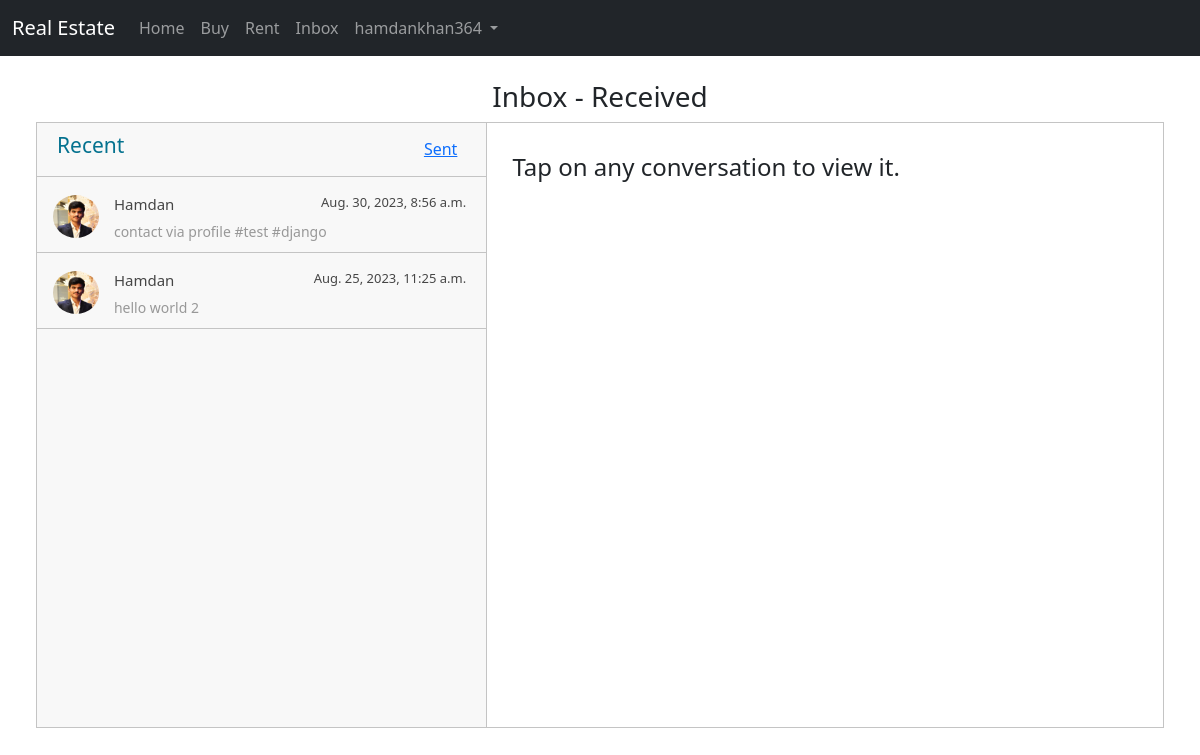
The page /social/ (signed in) on the database as committed earlier.
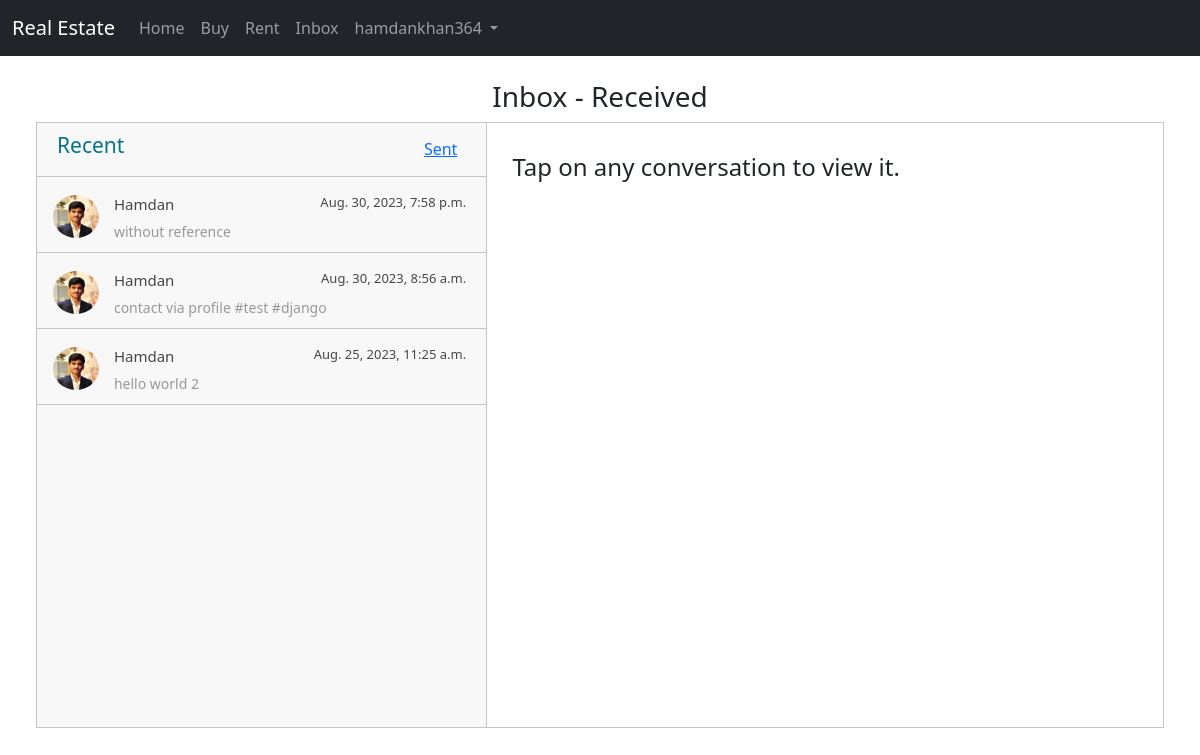
The same page on the database as committed later.
### users/models.py (models this page shows, shortened)
class CustomUser(AbstractUser):
    Gender_choices = [
        ('M', 'Male'),
        ('F', 'Female'),
    ]
    gender = models.CharField(
        max_length=1, choices=Gender_choices, null=True, blank=True)

class Profile(models.Model):
    user = models.OneToOneField(CustomUser, on_delete=models.CASCADE)
    first_name = models.CharField(max_length=100, blank=True)
    last_name = models.CharField(max_length=100, blank=True)
    contact_number = models.CharField(max_length=20, blank=True,)
    city = models.CharField(max_length=100, blank=True)
    profile_pic = models.ImageField(upload_to=profile_pic_path, blank=True,)
    description = models.CharField(max_length=500, null=True, blank=True)

### social/models.py (models this page shows, shortened)
class Message(models.Model):
    sender = models.ForeignKey(
        CustomUser, on_delete=models.CASCADE, related_name="sender_messages", blank=True, null=True)
    receiver = models.ForeignKey(
        CustomUser, on_delete=models.CASCADE, related_name="reciever_messages", blank=True, null=True)
    sender_name = models.CharField(max_length=200, blank=True, null=True)
    sender_email = models.EmailField(blank=True, null=True)
    sender_number = models.CharField(max_length=15, blank=True, null=True)
    message_text = models.TextField(blank=True, null=True)
    property = models.ForeignKey(Property, on_delete=models.CASCADE,
                                 related_name="property_messages", blank=True, null=True)
    sent_at = models.DateTimeField(
        default=timezone.now)

### social/views.py (the view)
# urls.py: path('', InboxView, name="inbox"),  # by default received msgs will show
@login_required
def InboxView(request):
    msgs = Message.objects.filter(receiver=request.user).order_by("-sent_at")
    all_users = [i.sender for i in msgs]
    print(all_users)
    context = {
        'chats': all_users,
        'msgs': msgs,
    }
    return render(request, 'social/inbox.html', context)

### social/templates/social/inbox.html (shortened to what this page needs)
{% extends 'market/base.html' %}
{% load static %}
{% block additional_css %}
    <link rel="stylesheet" href="{% static 'css/messages.css' %}">
{% endblock %}
{% block content %}
<main>
    <div class="container">
        <h3 class=" text-center">Inbox - {% if is_sent %}Sent{% else %}Received{% endif %}
        </h3>
        <div class="messaging">
            <div class="inbox_msg">
                <div class="inbox_people">
                    <div class="headind_srch">
                        <div class="recent_heading">
                            <h4>Recent</h4>
                            {% if is_sent %}
                                <a href="{% url 'social:inbox' %}">Received</a>
                            {% else %}
                                <a href="{% url 'social:inbox_sent_redirect' %}">Sent</a>
                            {% endif %}
                        </div>
                    </div>
                    <div class="inbox_chat">
                        {% for msg in msgs  %}
                            {% if is_sent %}
                                <a href="{% url 'social:inbox_sent' msg.id %}">
                            {% else %}
                                <a href="{% url 'social:inbox_received' msg.id %}">
                            {% endif %}
                                    <div class="chat_list {% if msg.id == msg_data.id %}active_chat{% endif %}">
                                        <div class="chat_people">
                                            <div class="chat_img" style="border-radius: 50%;
                                            overflow: hidden;"> <img src="{% if msg.sender.profile.profile_pic %}{{ msg.sender.profile.profile_pic.url }}{% else %}https://static.vecteezy.com/system/resources/previews/014/554/760/original/man-profile-negative-photo-anonymous-silhouette-human-head-businessman-worker-support-illustration-vector.jpg{% endif %}" alt="sunil"> </div>
                                            <div class="chat_ib">
                                                <h5>{{ msg.sender_name }}<span class="chat_date">{{msg.sent_at}}</span></h5>
                                                <p>{{ msg.message_text|slice:":40"|default:'' }}{% if msg.message_text|length > 40 %}...{% endif %}</p>
                                            </div>
                                        </div>
                                    </div>
                                </a>
                        {% endfor %}
                    </div>
                </div>
                <div class="mesgs">
                    <div class="msg_history">
                        {% if msg_data %}
                            {% if msg_data.property %}
                                <a href="{% url 'market:listing_data' msg_data.property.id %}">
                                    <h4 style="text-decoration: underline;">{{ msg_data.property }}</h4>
                                </a>
                            {% else %}
                                <h4 style="text-decoration: underline;">Direct Message</h4>
                            {% endif %}
                            {% if is_sent %}
                                <h5>Receiver :
                                    <span>{% if msg_data.receiver.profile.first_name %}{{msg_data.receiver.profile.first_name}}{% else %}{{msg_data.receiver}}{% endif %}</span>
                                </h5>
                            {% endif %}
                            <h5>Sender : <span>{{msg_data.sender_name}}</span></h5>
                            <h5>Sender Email : <span>{{msg_data.sender_email}}</span></h5>
                            <h5>Sender Number : <span>{{msg_data.sender_number}}</span></h5>
                            <h5>Message : <span>{{msg_data.message_text}}</span> </h5>
                        {% elif none_sent %}
                            <h4>{{ none_sent_text }} <a href="{% url 'market:listing' %}">View Listings</a></h3>
                        {% else %}
                            {% if msgs.count > 0 %}
                                <h4>Tap on any conversation to view it.</h3>
                            {% else %}
                                <h4>No messages received.</h3>
                            {% endif %}
                        {% endif %}
                    </div>
                </div>
            </div>
        </div>
    </div>
</main>
{% endblock %}

### market/templates/market/base.html (shortened to what this page needs)
<!DOCTYPE html>
<html lang="en">
  <head>
    <link href="https://cdn.jsdelivr.net/npm/bootstrap@5.3.1/dist/css/bootstrap.min.css" rel="stylesheet">
    {% block additional_css %}{% endblock %}
  </head>
  <body>
    {% include 'market/header.html' %}
    <div class="p-4" style="margin-bottom: 100px;" >{% block content %} {% endblock %}</div>
  </body>
</html>

### market/templates/market/header.html (shortened to what this page needs)
<nav class="navbar navbar-expand-lg bg-dark navbar-dark">
    <div class="container-fluid">
      <a class="navbar-brand" href="{% url 'market:listing' %}">Real Estate</a>
      <div class="collapse navbar-collapse" id="navbarNavDropdown">
        <ul class="navbar-nav">
          <li class="nav-item">
            <a class="nav-link" aria-current="page" href="{% url 'market:listing' %}">Home</a>
          </li>
          <li class="nav-item">
            <a class="nav-link" href="{% url 'market:buy' %}">Buy</a>
          </li>
          <li class="nav-item">
            <a class="nav-link" href="{% url 'market:rent' %}">Rent</a>
          </li>
          {% if user.is_authenticated %}
            <li class="nav-item">
              <a class="nav-link" href="{% url 'social:inbox' %}">Inbox</a>
            </li>
            <li class="nav-item dropdown">
              <a class="nav-link dropdown-toggle" href="#" role="button" data-bs-toggle="dropdown" aria-expanded="false">
                {{ user }}
              </a>
            </li>
          {% else %}
            <li class="nav-item">
              <a class="nav-link" href="{% url 'users:login' %}">Login</a>
            </li>
          {% endif %}
        </ul>
      </div>
    </div>
  </nav>

### static/css/messages.css (style rules this page uses)
.container { max-width: 1170px; margin: auto; }
img { max-width: 100%; }
.inbox_people { background: #f8f8f8 none repeat scroll 0 0; float: left; overflow: hidden; width: 40%; border-right: 1px solid #c4c4c4; }
.inbox_msg { border: 1px solid #c4c4c4; clear: both; overflow: hidden; }
.recent_heading { display: flex; justify-content: space-between; align-items: center; }
.headind_srch { padding: 10px 29px 10px 20px; overflow: hidden; border-bottom: 1px solid #c4c4c4; }
.recent_heading h4 { color: #05728f; font-size: 21px; }
.chat_ib h5 { font-size: 15px; color: #464646; margin: 0 0 8px 0; }
.chat_ib h5 span { font-size: 13px; float: right; }
.chat_ib p { font-size: 14px; color: #989898; margin: auto }
.chat_img { float: left; width: 11%; }
.chat_ib { float: left; padding: 0 0 0 15px; width: 88%; }
.chat_people { overflow: hidden; clear: both; }
.chat_list { border-bottom: 1px solid #c4c4c4; margin: 0; padding: 18px 16px 10px; }
.inbox_chat { height: 550px; overflow-y: scroll; }
.mesgs { float: left; padding: 30px 15px 0 25px; width: 60%; }
.messaging { padding: 0 0 50px 0; }
.msg_history { height: 516px; overflow-y: auto; }

Rows that differ between the two databases and show on the page:
added Message: sender.profile_pic (picture), sender_name "Hamdan", sent_at "Aug. 30, 2023, 7:58 p.m.", message_text "without reference"
